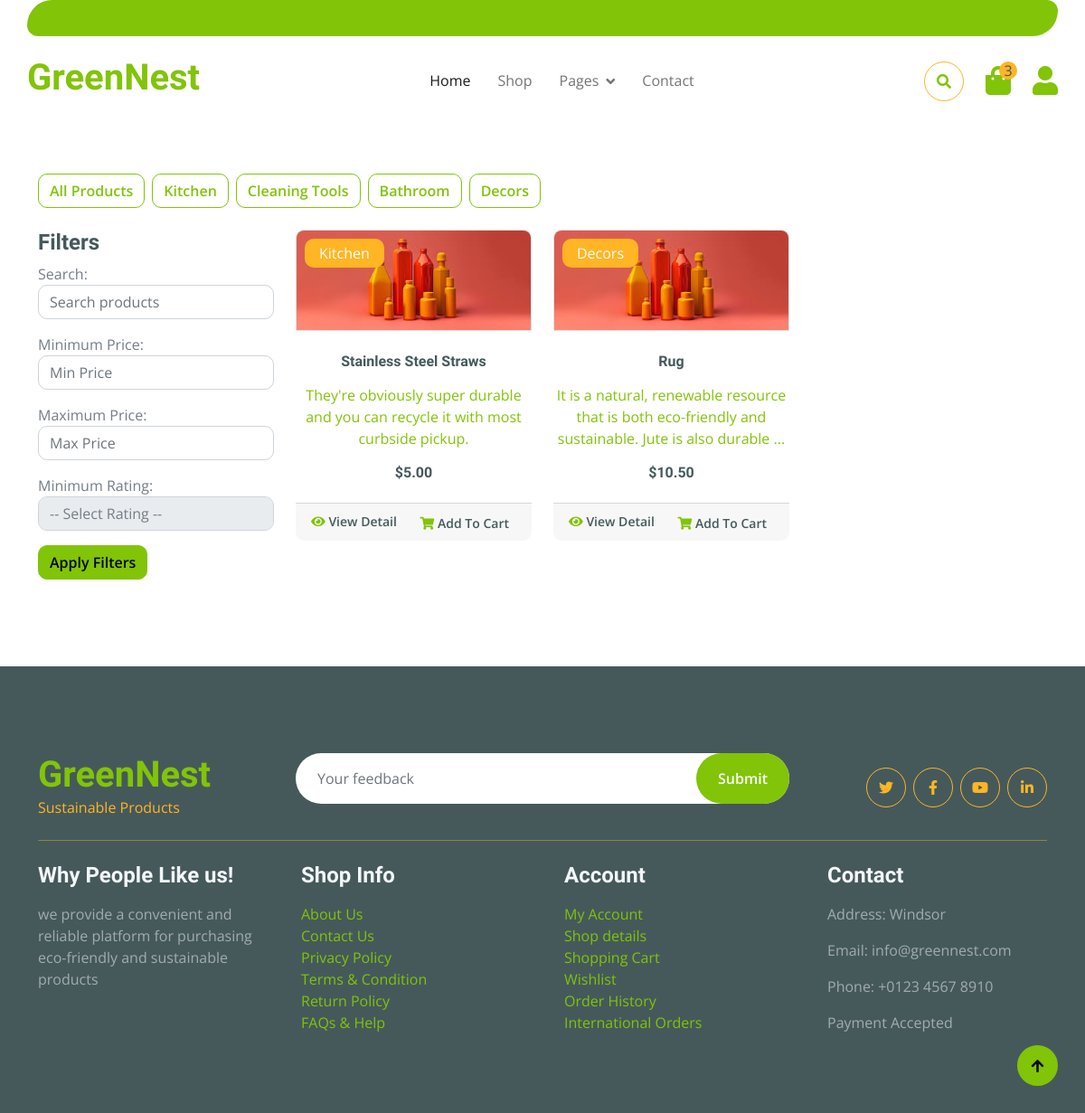
/shop/, run on an earlier commit of the app's database.
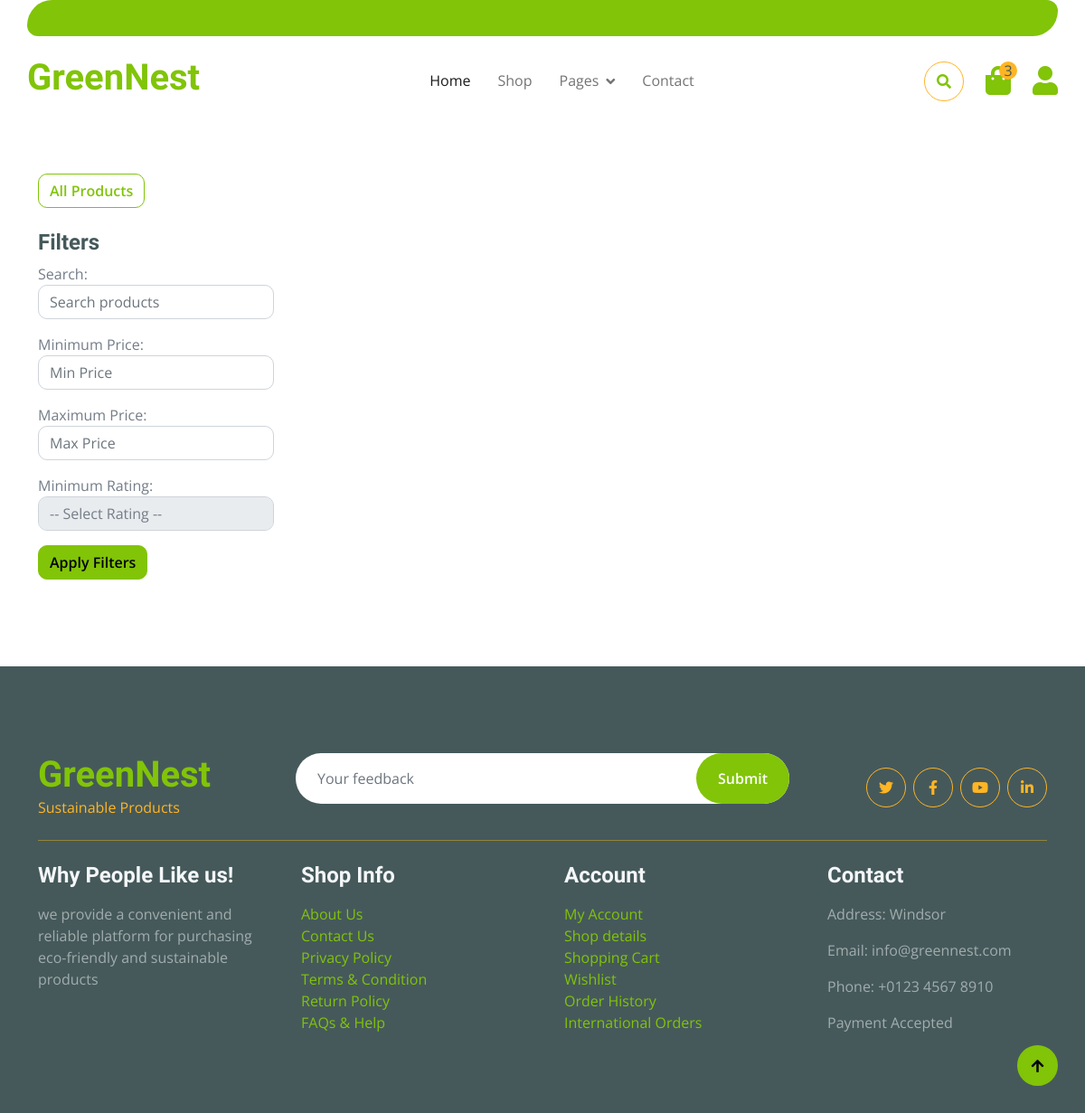
And on a later commit of the database.
### landingPage/models.py (models this page shows, shortened)
class Category(models.Model):
    CATEGORY_CHOICES = [
        ('Kitchen', 'Kitchen'),
        ('Bathroom', 'Bathroom'),
        ('Cleaning', 'Cleaning'),
        ('Decor', 'Decor'),
    ]
    name = models.CharField(max_length=100, choices=CATEGORY_CHOICES,unique=True)

class Product(models.Model):
    name = models.CharField(max_length=255)
    description = models.TextField(default='')
    price = models.DecimalField(max_digits=10, decimal_places=2)
    category = models.ForeignKey(Category, on_delete=models.CASCADE, related_name='products')
    stock = models.PositiveIntegerField(default=100)
    image = models.ImageField(upload_to='products/images/')
    brand = models.CharField(max_length=255, default='')
    date_added = models.DateTimeField(default=timezone.now)
    last_updated = models.DateTimeField(auto_now=True)
    discount_price = models.DecimalField(max_digits=10, decimal_places=2, null=True, blank=True)
    expiration_date = models.DateField(default=one_year_from_today)
    rating = models.PositiveIntegerField(validators=[validate_rating], null=True, blank=True)

### landingPage/views.py (the view)
# urls.py: path('shop/', views.shop, name='shop'),
def shop(request):
    categories = Category.objects.all()
    products = Product.objects.all()
    search_query = request.GET.get('search')
    min_price = request.GET.get('min_price')
    max_price = request.GET.get('max_price')
    rating_query = request.GET.get('rating')
    if search_query:
        products = products.filter(name__icontains=search_query) | products.filter(description__contains=search_query)
    if min_price:
        products = products.filter(price__gte=min_price)
    if max_price:
        products = products.filter(price__lte=max_price)
    if rating_query:
        products = products.filter(rating__gte=rating_query)
    context = {
        'categories': categories,
        'products': products,
        'category_id': None
    }
    return render(request, 'landingPage/shop.html', context)

### landingPage/templatetags/custom_filters.py (called while the page is built)
@register.filter(name='truncate_with_ellipsis')
def truncate_with_ellipsis(value, max_length):
    if len(value) > max_length:
        return value[:max_length] + '...'
    return value

### landingPage/templates/landingPage/shop.html (shortened to what the changed rows need)
{% extends 'landingPage/base.html' %}
{% load static %}
{% load custom_filters %}
{% block content %}
<div class="container-fluid py-5">
    <div class="container">
        <div class="row">
            <div class="col-lg-12 mb-3">
                <div class="d-flex justify-content-start flex-wrap">
                    <a href="{% url 'landingPage:shop' %}" class="btn btn-outline-primary me-2 mb-2">All Products</a>
                    {% for category in categories %}
                    <a href="{% url 'landingPage:category_products' category.id %}" class="btn btn-outline-primary me-2 mb-2">{{ category.name }}</a>
                    {% endfor %}
                </div>
            </div>
            <div class="col-lg-9">
                <div class="row">
                    {% for product in products %}
                    <div class="col-lg-4 col-md-6 col-sm-6 pb-1">
                        <div class="card product-item border-0 mb-4">
                            <a href="{% url 'landingPage:product_detail' product.id %}">
                                <div class="card-header product-img position-relative overflow-hidden bg-transparent border p-0">
                                    <img class="img-fluid w-100" src="{{ product.image.url }}" alt="{{ product.name }}">
                                </div>
                                <div class="text-white bg-secondary px-3 py-1 rounded position-absolute" style="top: 10px; left: 10px;">{{ product.category.name }}</div>
                                <div class="card-body border-left border-right text-center p-0 pt-4 pb-3">
                                    <h6 class="text-truncate mb-3">{{ product.name }}</h6>
                                    <p>{{ product.description|truncate_with_ellipsis:100 }}</p>
                                    <div class="d-flex justify-content-center">
                                        <h6>${{ product.price }}</h6>
                                    </div>
                                </div>
                            </a>
                            <div class="card-footer d-flex justify-content-between">
                                <a href="{% url 'landingPage:product_detail' product.id %}" class="btn btn-sm text-dark p-0"><i class="fas fa-eye text-primary mr-1"></i>   View Detail</a>
                                <form action="" method="post" class="me-2">
                                    <button type="submit" class="btn btn-sm text-dark p-0"><i class="fas fa-shopping-cart text-primary mr-1"></i>   Add To Cart</button>
                                </form>
                            </div>
                        </div>
                    </div>
                    {% endfor %}
                </div>
            </div>
        </div>
    </div>
</div>
{% endblock %}

What changed in the data, as far as the page shows it:
removed Category: name "Kitchen"
removed Category: name "Cleaning Tools"
removed Category: name "Bathroom"
removed Category: name "Decors"
removed Product: image (picture), category.name "Kitchen", name "Stainless Steel Straws", description "They're obviously super durable and you can recycle it with most curbside pickup.", price "5.00"
removed Product: image (picture), category.name "Decors", name "Rug", description "It is a natural, renewable resource that is both eco-friendly and sustainable. Jute is also durable ...", price "10.50"
